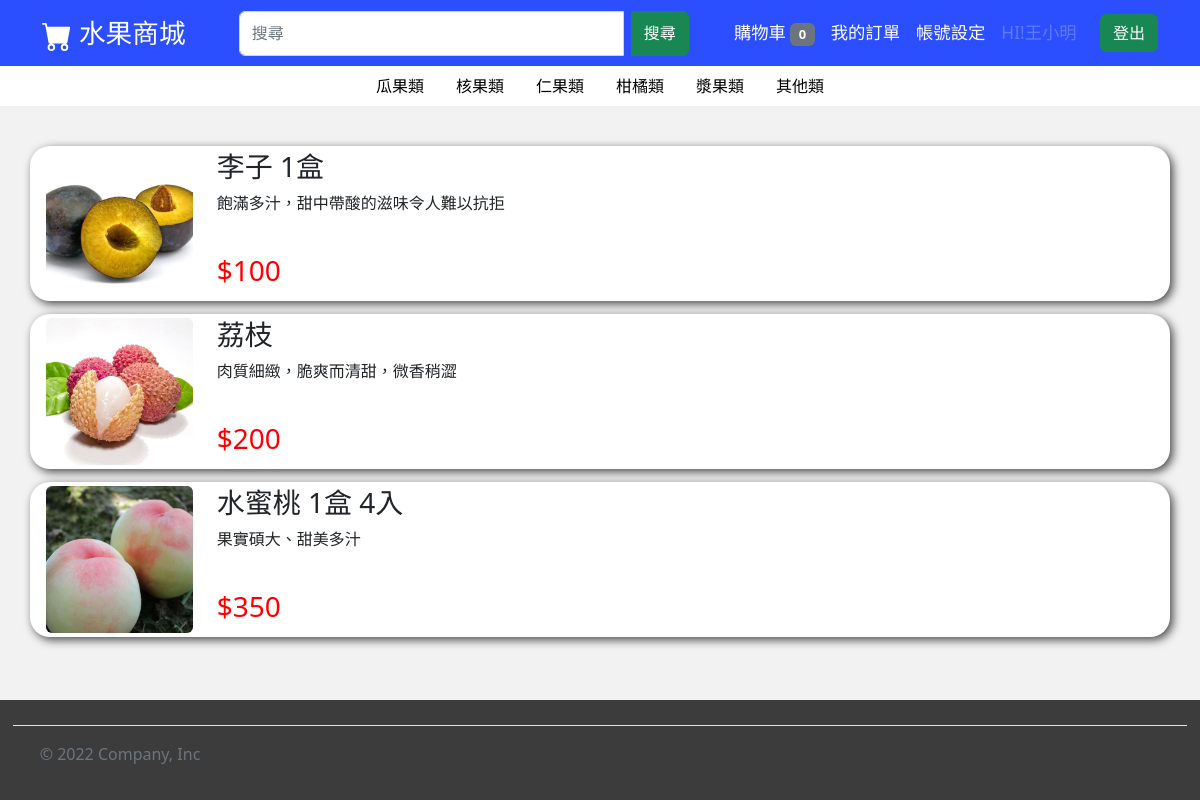
The app's page /html/Inquire.php?search=drupe (signed in) with its own data.
### tables this page shows
CREATE TABLE `products` (
  `pID` varchar(20) NOT NULL,
  `pType` varchar(15) NOT NULL,
  `pName` varchar(20) NOT NULL,
  `pPrice` int(10) NOT NULL,
  `pQuantity` int(10) NOT NULL,
  `pImage` varchar(100) NOT NULL,
  `pIntroduce` varchar(100) NOT NULL,
  `pSales_volume` int(10) NOT NULL
);

### html/dbtools.inc.php (called while the page is built, shortened)
<?php
  function execute_sql($database, $sql, $link)
  {
    $result = mysql_query($sql, $link);
    return $result;
  }
?>

### html/Inquire.php (the view, shortened to what this page needs)
<!DOCTYPE html>
<html lang="zh-Hant">
<head>
    <link href="https://cdn.jsdelivr.net/npm/bootstrap@5.2.2/dist/css/bootstrap.min.css" rel="stylesheet"
>
    <link rel="stylesheet" type="text/css" href="../css/all_Web.css">
    <link rel="stylesheet" type="text/css" href="../css/Inquire.css">
</head>
<body>
<div id="wrapper">
<nav class="navbar navbar-dark navbar-expand-lg sticky-top">
        <div class="container">
            <a style="font-size: 20pt" class="navbar-brand" href="../html/home.php">
                水果商城
            </a>
            <div class="collapse navbar-collapse" id="navbarSupportedContent">
                <form style="width:450px" class="input-group mx-auto" id="Search" role="search" method="get" action="Inquire.php">
                    <input name="search" class="form-control me-2" type="search" placeholder="搜尋">
                    <button class="btn btn-success" type="submit">搜尋</button>
                </form>
                <ul class="navbar-nav align-items-center">
                    <li class="nav-item">
                        <a class="nav-link active" aria-current="page" href="../html/shopping_cart.php">
                            購物車
<?php
                        if(!empty($_SESSION['userID']))
                        {
                            require_once("dbtools.inc.php");
                            $link=create_connection();
                            $sql="call select_shappingCarNum(" . $_SESSION['userID'] . ")";
                            $result=execute_sql("shoppingdb", $sql, $link);
                            $car_num = mysql_fetch_row($result)[0];
                            if($car_num > 0)
                                echo "<span class=\"badge bg-danger\">$car_num</span>";
                            else
                                echo "<span class=\"badge bg-secondary\">0</span>";
                        }
                        else
                            echo "<span class=\"badge bg-secondary\">0</span>";
?>
                        </a>
                    </li>
                    <li class="nav-item">
                        <a class="nav-link active" href="../html/order.php">我的訂單</a>
                    </li>
                    <li class="nav-item dropdown">
                        <a class="nav-link active" href="../html/account.php">帳號設定</a>
                    </li>
<?php
                    if(!empty($_SESSION['userName']) && !empty($_SESSION['userID']))
                    {
                        echo
                        "<li style=\"width: 80pt;overflow: hidden;text-overflow: ellipsis;white-space:nowrap;\" class=\"nav-item\">
                            <a class=\"nav-link disabled\">HI!" . $_SESSION['userName'] . "</a>
                        </li>";
                    }
?>
                    <li class="nav-item">
<?php
                    if(!empty($_SESSION['userName']) && !empty($_SESSION['userID']))
                    {
                        echo "
                        <form method=\"post\">
                            <button name=\"distory\" value=\"distory\" type=\"submit\" class=\"btn btn-success\">登出</button>
                        </from>";
                    }
                    else
                    {
                        echo "<a class=\"nav-link\" href=\"../html/login.php\"><button type=\"button\"
                                class=\"btn btn-success\">登入</button></a>";
                    }
?>
                    </li>
                </ul>
            </div>
        </div>
    </nav>
    <header>
        <ul class="nav justify-content-center">
            <li class="nav-item">
                <a class="nav-link" href="../html/Inquire.php?search=melon">瓜果類</a>
            </li>
            <li class="nav-item">
                <a class="nav-link" href="../html/Inquire.php?search=drupe">核果類</a>
            </li>
            <li class="nav-item">
                <a class="nav-link" href="../html/Inquire.php?search=pome_fruit">仁果類</a>
            </li>
            <li class="nav-item">
                <a class="nav-link" href="../html/Inquire.php?search=tangerine">柑橘類</a>
            </li>
            <li class="nav-item">
                <a class="nav-link" href="../html/Inquire.php?search=berry">漿果類</a>
            </li>
            <li class="nav-item">
                <a class="nav-link" href="../html/Inquire.php?search=other">其他類</a>
            </li>
        </ul>
    </header>
<?php
    if(!empty($_GET["search"]))
        $search = $_GET["search"];
    if(!empty($search))
    {
        require_once("dbtools.inc.php");
        $link=create_connection();
        $sql="call search('$search')";
        $result=execute_sql("shoppingdb", $sql, $link);
        if(!empty($result))
        {
                $data_num = mysql_num_rows($result);
            $total_fields = mysql_num_fields($result);
        }
        else
            $data_num = 0;
    }
    else
    {
        $data_num = 0;
    }
    echo"
    <main>
        <div style=\"margin-top: 30pt;\" class=\"container\">";
    if($data_num != 0)
    {
        $j = 1;
        while ($row = mysql_fetch_row($result) and $j <= $data_num)
        {
            for($i = 0; $i < $total_fields; $i+=6)
            {
                echo"
                <div id=\"commodity\" style=\"padding: 3pt;border-radius: 15pt;background-color: rgb(255, 255, 255);box-shadow: 3px 3px 10px rgba(0, 0, 0, 0.7);margin-bottom: 10pt;\" class=\"row justify-content-md-center\">
                    <div class=\"col-auto\">
                        <img id=\"commodity_image\" style=\"width:110pt;height:110pt\" src=\"" . $row[$i] . "\" class=\"rounded mx-autod-block\" alt=\"...\" onclick=\"location.href='../html/register.php?num=" . $row[$i+5] . "'\">
                    </div>
                    <div style=\"overflow: hidden;\" class=\"col\">
                        <h3 id=\"commodity_title\" style=\" height: 25pt;overflow: hidden;text-overflow: ellipsis;\"  onclick=\"location.href='../html/register.php?num=" . $row[$i+5] . "'\">
                                " . $row[$i+1] . "
                        </h3>
                        <p style=\"height: 35pt;overflow: hidden;text-overflow: ellipsis;\">
                            " . $row[$i+2] . "
                        </p>
                        <div class=\"row justify-content-md-start\">
                            <div class=\"col-auto\">
                                <h3 style=\"color: red;\">$" . $row[$i+3] . "</h3>
                            </div>
                        </div>
                    </div>
                </div>";
            }
            $j++;
        }
    }
    echo"
        </div>
    </main>";
?>
</div>
    <div id="footer" class="container-fluid">
        <footer class="d-flex flex-wrap justify-content-between
                align-items-center py-3 my-4 border-top">
            <div class="col-md-4 d-flex align-items-center">
                <span style="margin-left: 20pt;" class="mb-3 mb-md-0 text-muted">&copy; 2022
                    Company, Inc</span>
            </div>
        </footer>
    </div>
</body>
</html>

### css/all_Web.css (style rules this page uses)
html, body { height: 100%; margin: 0; }
body { background-color: rgb(242, 242, 242); }
nav { font-size: 13pt; background-color: rgb(43, 78, 255); }
header { background-color: rgb(255, 255, 255); }
.nav-link { color: rgb(0, 0, 0); }
#Search { height: 45px; }
#wrapper { min-height: calc(100% - 130px); }
#footer { margin-top: 30px; height: 100px; border: 1pt solid rgb(60, 60, 60); background-color: rgb(60, 60, 60); }

### css/Inquire.css (style rules this page uses)
#commodity_image { cursor: pointer; }

### records on screen
products: pImage (picture), pName "李子 1盒", pIntroduce "飽滿多汁，甜中帶酸的滋味令人難以抗拒", pPrice "100"
products: pImage (picture), pName "荔枝", pIntroduce "肉質細緻，脆爽而清甜，微香稍澀", pPrice "200"
products: pImage (picture), pName "水蜜桃 1盒 4入", pIntroduce "果實碩大、甜美多汁", pPrice "350"

### other values on screen
$_SESSION['userName'] "王小明"
